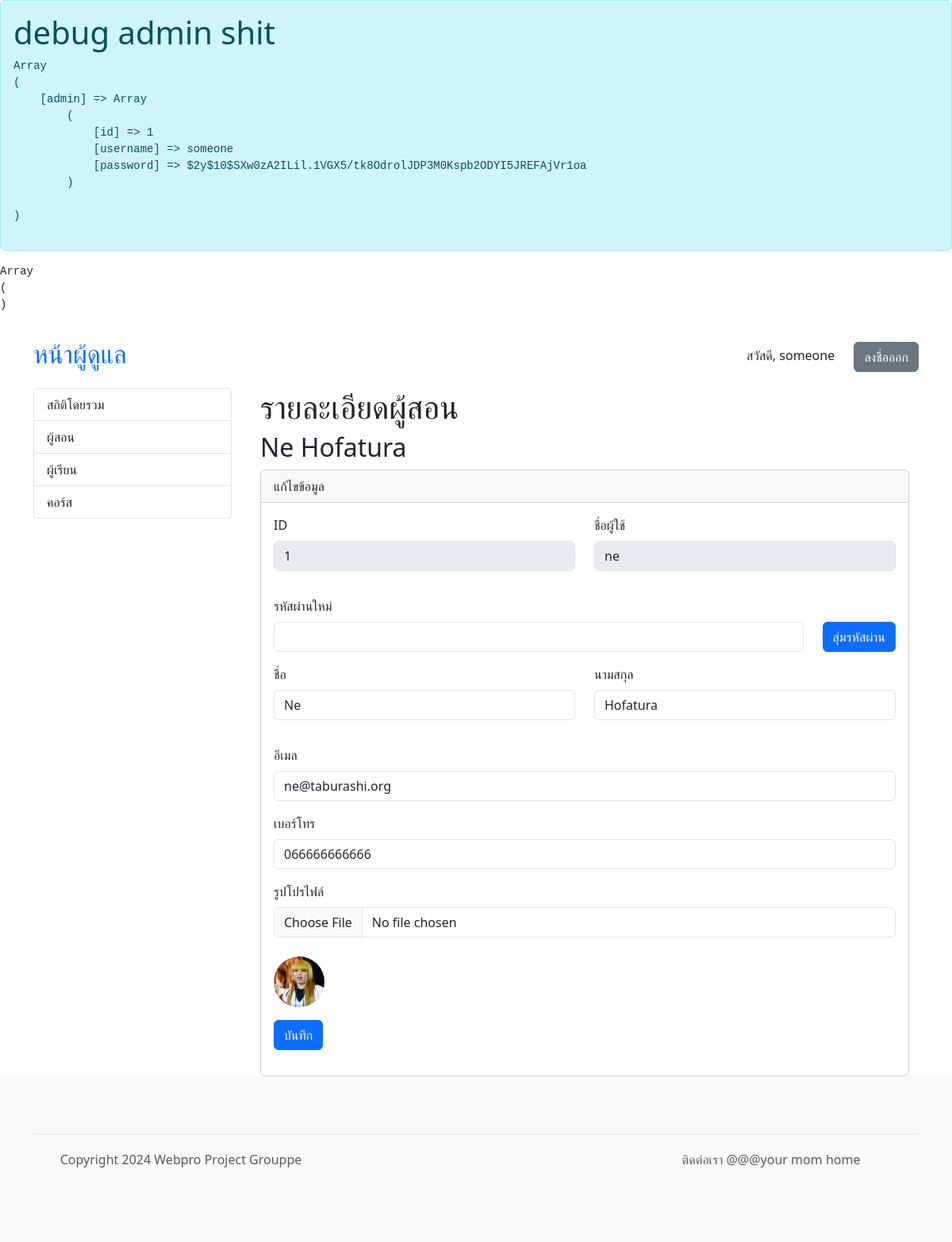
/admin/instructor.php?id=1 (signed in), run on the app's committed database.
### tables this page shows
CREATE TABLE "instructors" (
	"id"	INTEGER,
	"username"	VARCHAR(32) NOT NULL,
	"first_name"	VARCHAR(64) NOT NULL,
	"last_name"	VARCHAR(64) NOT NULL,
	"profile_pic_hash"	CHARACTER(32) NOT NULL,
	"password"	CHARACTER(72) NOT NULL,
	"role"	CHARACTER(64),
	"email"	CHARACTER(64),
	"phone"	CHARACTER(16),
	PRIMARY KEY("id" AUTOINCREMENT)
);

### admin/core.php (called while the page is built, shortened)
<?php
require '../common.php';
	class Admin extends SQLite3 {
		function get_instructor($id) {
			$sql = "SELECT *, first_name || ' ' || last_name AS name FROM instructors WHERE id = " . $id;
			$ret = $this->query($sql);
			$row = $ret->fetchArray(SQLITE3_ASSOC);
			$row = prepare_other_data($row, '../');
			return $row;
		}
	}
?>

### common.php (called while the page is built, shortened)
<?php
function prepare_other_data($row, $prefix = "") {
	if (isset($row['profile_pic_hash'])) {
		if ($row['profile_pic_hash'] != "") {
			$row['pfplink'] = $prefix . "avatars/" . $row['profile_pic_hash'] . '.jpg';
			return $row;
		}
	}
	$row['pfplink'] = get_pfplink_from_seed('saltPROJECTGROUPPE' . md5($row['username']));
	return $row;
}
?>

### admin/instructor.php (the view, shortened to what this page needs)
<?php
require 'template_init.php';
echo "<pre>";
print_r($_POST);
echo "</pre>";
?>
<?php
require 'template_header.php';
if (isset($_GET['id'])) {
	?>
		<div class="container">
			<h1>รายละเอียดผู้สอน</h1>
			<?php
				$instructor = $db->get_instructor($_GET['id']);
				echo "<h2>{$instructor['name']}</h2>";
			?>
			<div class="card">
				<div class="card-header">
					แก้ไขข้อมูล
				</div>
				<div class="card-body">
					<form action="instructor.php" method="post" enctype="multipart/form-data">
						<div class="mb-3 row">
							<div class="col mb-3">
								<label for="username" class="form-label">ID</label>
								<input type="text" class="form-control" id="id" name="id" value="<?php echo $instructor['id'] ?>" disabled>
							</div>
							<div class="col mb-3">
								<label for="username" class="form-label">ชื่อผู้ใช้</label>
								<input type="text" class="form-control" id="username" name="username" value="<?php echo $instructor['username'] ?>" disabled>
							</div>
						</div>
						<div class="mb-3">
							<label for="password" class="form-label">รหัสผ่านใหม่</label>
							<div class="mb-3 row">
								<div class="col">
									<input class="form-control" id="password-input" name="password">
								</div>
								<div class="col-auto">
									<button type="button" onclick="passwordgen()" class="btn btn-primary">สุ่มรหัสผ่าน</button>
								</div>
							</div>
						</div>
						<div class="mb-3 row">
							<div class="col mb-3">
								<label for="first_name" class="form-label">ชื่อ</label>
								<input type="text" class="form-control" id="first_name" name="first_name" value="<?php echo $instructor['first_name'] ?>">
							</div>
							<div class="col mb-3">
								<label for="last_name" class="form-label">นามสกุล</label>
								<input type="text" class="form-control" id="last_name" name="last_name" value="<?php echo $instructor['last_name'] ?>">
							</div>
						</div>
						<div class="mb-3">
							<label for="email" class="form-label">อีเมล</label>
							<input type="email" class="form-control" id="email" name="email" value="<?php echo $instructor['email'] ?>">
						</div>
						<div class="mb-3">
							<label for="phone" class="form-label">เบอร์โทร</label>
							<input type="text" class="form-control" id="phone" name="phone" value="<?php echo $instructor['phone'] ?>">
						</div>
						<div class="mb-3">
							<label for="pfplink" class="form-label">รูปโปรไฟล์</label>
							<input type="file" class="form-control mb-4" id="pfpFile" name="pfpfile" accept="image/jpeg">
							<img src="<?php echo $instructor['pfplink'] ?>" alt="avatar" width="64" height="64" class="rounded-circle me-4">
						</div>
						<button type="submit" class="btn btn-primary">บันทึก</button>
					</form>
				</div>
			</div>
		</div>
	<?php
} else {
}
require 'template_footer.php';
?>

### data on the page
instructors: id "1", username "ne", first_name "Ne", last_name "Hofatura", email "ne@taburashi.org", phone "066666666666"

### other printed values
$_SESSION['admin']['username'] "someone"
$value "สถิติโดยรวม"
$value "ผู้สอน"
$value "ผู้เรียน"
$value "คอร์ส"
$instructor['name'] "Ne Hofatura"
